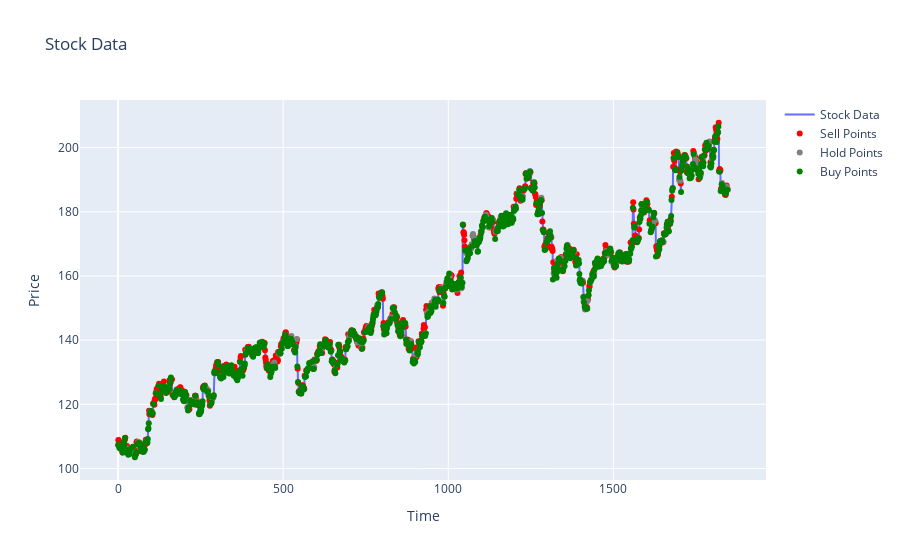

Notebook code cell kept with this figure:
### Code cell
import pandas as pd
import matplotlib.pyplot as plt
import numpy as np
from mpl_interactions import ioff, panhandler, zoom_factory
import matplotlib.pyplot as plt


df2 = pd.read_excel("/Users/gabrielhaskell/Documents/Personal/StockData4HR.xlsx")

def getState(n):
    state1 = []
    state1.append(df2["RLMD1"][n])
    state1.append(df2["RLD2REAL"][n])
    state1.append(df2["RLMRSI"][n])
    state1.append(df2["RLMD1Volume"][n])
    state1.append(df2["RLD2Volume"][n])
    state1.append(df2["RLMDEMA"][n])
    state1.append(df2["RLMDMA"][n])
    #state1.append(df2["RLDSMA10"][n])
    #state1.append(df2["RLHL"][n])
    #state1.append(df2["RLOC"][n])
    #state1.append(df2["RLHD1"][n])
    #state1.append(df2["RLLD1"][n])
    state1.append(df2["RLOC"][n])
    # state1.append(df2["RLHD1Volume"][n])
    # state1.append(df2["RLLD1Volume"][n])
    return tuple(state1)

def getState2(n):
    state1 = []
    state1.append(df2["D2"][n])
    state1.append(df2["RLCO"][n])
    state1.append(df2["RSI"][n])
    return tuple(state1)


stateSamp = tuple([3,1,2,1,0,1,0])

df1 = pd.read_excel("/Users/gabrielhaskell/Documents/Personal/QTable4HR.xlsx")

q_table = {}
for i in range(len(df1)):
    string = str(df1["State"][i])
    string2 = string[:-1]
    states = string2.split(",")
    status = []
    for sta in states:
        status.append(int(sta))
    if(len(states) != 8):
        print("error: state string too long or too short")
    actions =[]
    actions.append(df1["Sell"][i])
    actions.append(df1["Hold"][i])
    actions.append(df1["Buy"][i])
    q_table[tuple(status)] = actions
    


data = df2["Close"][:len(df2)]
arrS1 = []
arrS2 = []
arrH1 = []
arrH2 = []
arrB1 = []
arrB2 = []
arrCD0 = []
arrCD1 = []
arrCD2 = []
arrCD3 = []
arrCM1 = []
arrCM2 = []

score = 0

for i in range(len(df2)):
    state3 = getState(i)
    if(q_table.get(state3,-20) == -20):
        print(f"problemo {i}")
        continue
    max = np.argmax(q_table.get(state3))
    if(max == 0):
        # if(data[i+1]<data[i]): 
        #     score = score + 1
        arrS1.append(i)
        arrS2.append(data[i])
        arrCD0.append(state3)
    if(max == 1):
        # score = score + 1
        arrH1.append(i)
        arrH2.append(data[i])
        arrCD1.append(state3)
    if(max == 2):
        # if(data[i+1] > data[i]):
        #     score = score + 1
        arrB1.append(i)
        arrB2.append(data[i])
        arrCD2.append(state3)
    # if(state3 == stateSamp):
    #     arrCM1.append(i)
    #     arrCM2.append(data[i])
    #     arrCD3.append(getState2(i))

print(score/2830)

# plt.figure()
# plt.plot(data, color = "blue")
# plt.plot(arrS1, arrS2, 'o', color = "red")
# plt.plot(arrH1, arrH2, 'o', color = "gray")
# plt.plot(arrB1, arrB2, 'o', color = "green")

# plt.show()

import plotly.graph_objects as go

fig = go.Figure()

fig.add_trace(go.Scatter(y=data, mode="lines", name="Stock Data"))
fig.add_trace(go.Scatter(x=arrS1, y=arrS2, mode="markers", marker=dict(color="red"), customdata = arrCD0, name="Sell Points"))
fig.add_trace(go.Scatter(x=arrH1, y=arrH2, mode="markers", marker=dict(color="gray"), customdata = arrCD1, name="Hold Points"))
fig.add_trace(go.Scatter(x=arrB1, y=arrB2, mode="markers", marker=dict(color="green"), customdata = arrCD2, name="Buy Points"))
fig.add_trace(go.Scatter(x=arrCM1, y=arrCM2, mode="markers", marker=dict(color="orange"), customdata = arrCD3, name="Samp Points"))

fig.update_layout(title="Stock Data", xaxis_title="Time", yaxis_title="Price", dragmode="zoom")

fig.update_traces(
    hovertemplate="<br>".join([
        "X: %{x}",
        "Y: %{y}",
        "Category: %{customdata}",
    ])
)

fig.show()

### Figure 1 — Plotly figure (JSON) as saved in the notebook; plotly's stock layout.template omitted (floating-point values rounded to 4 significant figures; data arrays with more than 128 entries replaced by an {"elided": "..."} marker saying what was removed)
{"data": [{"hovertemplate": "X: %{x}<br>Y: %{y}<br>Category: %{customdata}", "mode": "lines", "name": "Stock Data", "type": "scatter", "y": {"elided": "1848 float values"}}, {"customdata": {"elided": "799x8 int values"}, "hovertemplate": "X: %{x}<br>Y: %{y}<br>Category: %{customdata}", "marker": {"color": "red"}, "mode": "markers", "name": "Sell Points", "type": "scatter", "x": {"elided": "799 int values"}, "y": {"elided": "799 float values"}}, {"customdata": {"elided": "231x8 int values"}, "hovertemplate": "X: %{x}<br>Y: %{y}<br>Category: %{customdata}", "marker": {"color": "gray"}, "mode": "markers", "name": "Hold Points", "type": "scatter", "x": {"elided": "231 int values"}, "y": {"elided": "231 float values"}}, {"customdata": {"elided": "818x8 int values"}, "hovertemplate": "X: %{x}<br>Y: %{y}<br>Category: %{customdata}", "marker": {"color": "green"}, "mode": "markers", "name": "Buy Points", "type": "scatter", "x": {"elided": "818 int values"}, "y": {"elided": "818 float values"}}, {"customdata": [], "hovertemplate": "X: %{x}<br>Y: %{y}<br>Category: %{customdata}", "marker": {"color": "orange"}, "mode": "markers", "name": "Samp Points", "type": "scatter", "x": [], "y": []}], "layout": {"dragmode": "zoom", "title": {"text": "Stock Data"}, "xaxis": {"title": {"text": "Time"}}, "yaxis": {"title": {"text": "Price"}}}}
